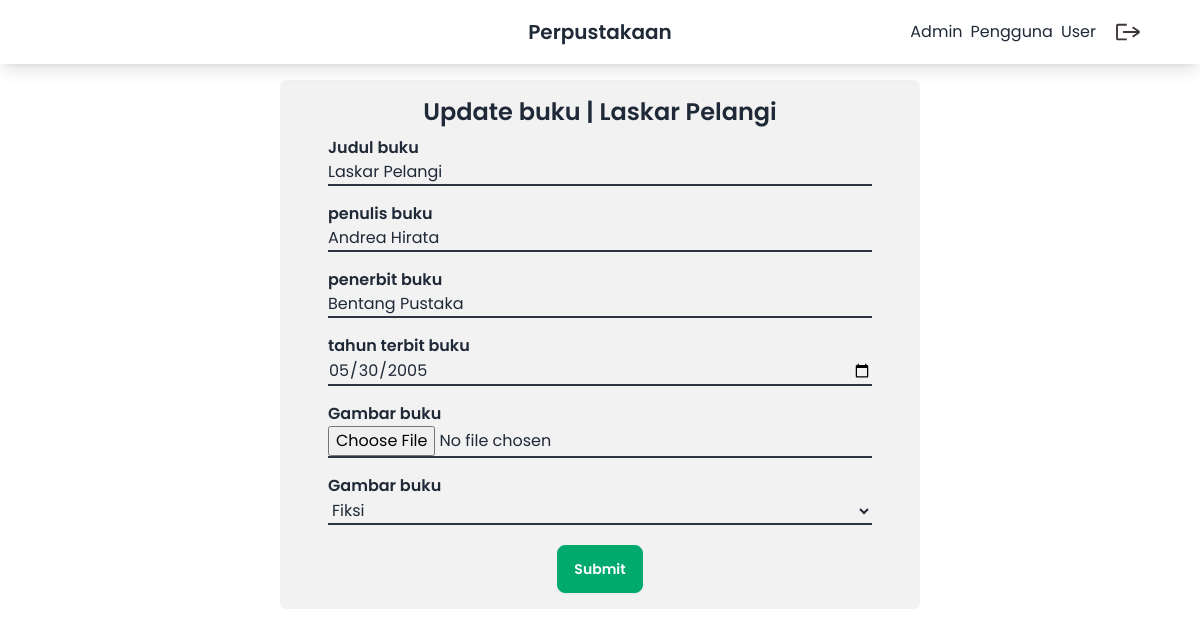
The app's page /src/view/sortir/update.php?buku=1 (signed in) with its own data.
### tables this page shows
CREATE TABLE `tbl_buku` (
  `id_buku` int(11) NOT NULL,
  `judul` varchar(255) NOT NULL,
  `image` varchar(255) NOT NULL,
  `penulis` varchar(255) NOT NULL,
  `penerbit` varchar(255) NOT NULL,
  `tahun_terbit` date NOT NULL
);

CREATE TABLE `tbl_kategori_buku` (
  `id_kategoribuku` int(11) NOT NULL,
  `id_buku` int(11) NOT NULL,
  `id_kategori` int(11) NOT NULL
);

CREATE TABLE `tbl_kategori` (
  `id_kategori` int(11) NOT NULL,
  `nama_kategori` varchar(255) NOT NULL
);

### src/view/sortir/update.php (the view, shortened to what this page needs)
<?php include '../partials/_header.php' ?>
    <?php
    $id_buku = $_GET['buku'];
    $getBuku = mysqli_query($con, "SELECT tbl_buku.id_buku, judul, penulis, penerbit, tahun_terbit, id_kategori
    FROM tbl_buku INNER JOIN tbl_kategori_buku ON tbl_kategori_buku.id_buku = tbl_buku.id_buku WHERE tbl_buku.id_buku = '$id_buku'");
    $f = mysqli_fetch_array($getBuku);
    ?>
    <main class="relative top-16 z-[10] px-0 md:px-3 py-4 flex flex-col justify-center items-center">
        <form action="crud/aksi-update.php" enctype="multipart/form-data" method="post" class="bg-base-200 w-full md:w-[40rem] rounded-md px-4 md:px-12 py-4  flex flex-col justify-center items-center">
            <h1 class="text-2xl font-semibold">Update buku | <?= $f['judul'] ?></h1>
            <div class="flex flex-col py-2 items-start self-start w-full">
                <label class="font-semibold" for="">Judul buku</label>
                <input name="judul" value="<?=$f['judul']?>" class="border-b-2 border-neutral w-full bg-transparent" type="text">
            </div>
            <div class="flex flex-col py-2 items-start self-start w-full">
                <label class="font-semibold" for="">penulis buku</label>
                <input name="penulis" value="<?=$f['penulis']?>" class="border-b-2 border-neutral w-full bg-transparent" type="text">
            </div>
            <div class="flex flex-col py-2 items-start self-start w-full">
                <label class="font-semibold" for="">penerbit buku</label>
                <input name="penerbit" value="<?=$f['penerbit']?>" class="border-b-2 border-neutral w-full bg-transparent" type="text">
            </div>
            <div class="flex flex-col py-2 items-start self-start w-full">
                <label class="font-semibold" for="">tahun terbit buku</label>
                <input name="tahun_terbit" value="<?=$f['tahun_terbit']?>" class="border-b-2 border-neutral w-full bg-transparent" type="date">
            </div>
            <div class="flex flex-col py-2 items-start self-start w-full">
                <label class="font-semibold" for="">Gambar buku</label>
                <input name="gambar" class="border-b-2 border-neutral w-full bg-transparent" type="file">
            </div>
            <div class="flex flex-col py-2 items-start self-start w-full">
                <label class="font-semibold" for="">Gambar buku</label>
                <select name="kategori" class="border-b-2 border-neutral w-full bg-transparent" name="" id="">
                    <?php
                    $getCat = mysqli_query($con, "SELECT * FROM tbl_kategori");
                    while($cat = mysqli_fetch_array($getCat)){
                    ?>
                    <option <?=$f['id_kategori'] == $cat['id_kategori'] ? 'selected' : '' ?> value="<?= $cat['id_kategori']?>"><?= $cat['nama_kategori'] ?></option>
                    <?php } ?>
                </select>
            </div>
            <button class="btn btn-success text-base-100 mt-3">Submit</button>
        </form>
    </main>
<?php include '../partials/_footer.php' ?>

### public/overwrite.css (style rules this page uses)
* { font-family: Poppins; }

### records on screen
tbl_buku: judul "Laskar Pelangi", penulis "Andrea Hirata", penerbit "Bentang Pustaka", tahun_terbit "05/30/2005"
tbl_kategori_buku: kategori "Fiksi"
